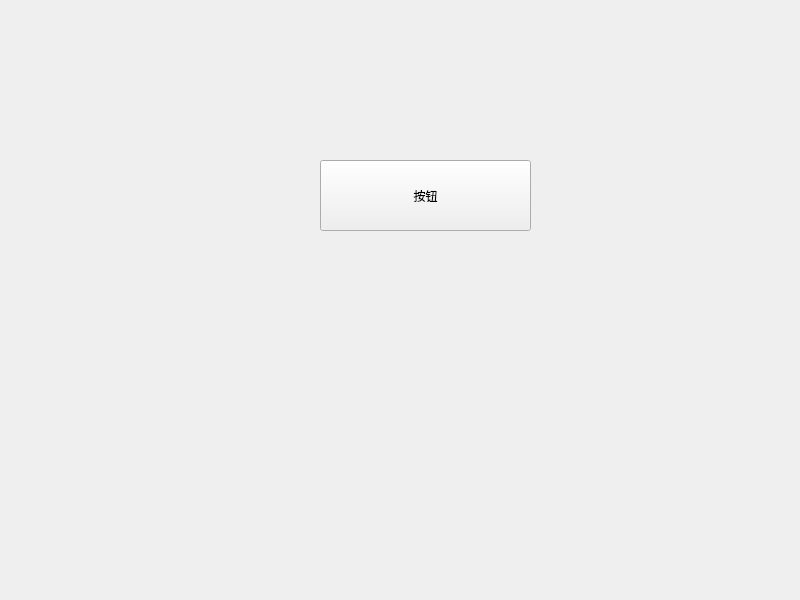
<?xml version="1.0" encoding="UTF-8"?>
<ui version="4.0">
 <class>Widget</class>
 <widget class="QWidget" name="Widget">
  <property name="geometry">
   <rect>
    <x>0</x>
    <y>0</y>
    <width>800</width>
    <height>600</height>
   </rect>
  </property>
  <property name="windowTitle">
   <string>Widget</string>
  </property>
  <widget class="QPushButton" name="pushButton">
   <property name="geometry">
    <rect>
     <x>320</x>
     <y>160</y>
     <width>211</width>
     <height>71</height>
    </rect>
   </property>
   <property name="text">
    <string>按钮</string>
   </property>
  </widget>
 </widget>
 <resources/>
 <connections/>
</ui>
